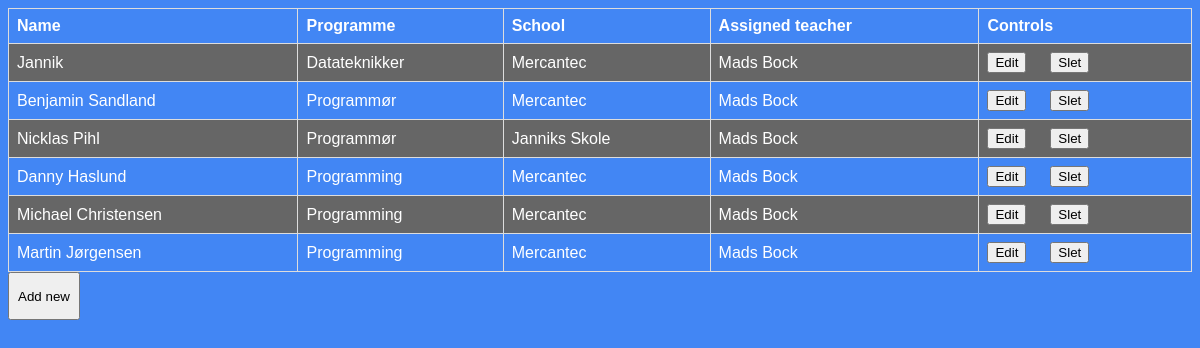
The app's page /students/students.php with its own data.
### tables this page shows
CREATE TABLE `students` 
( `id` int(11) NOT NULL,
  `name` varchar(255) DEFAULT NULL,
  `programme` varchar(255) DEFAULT NULL,
  `cardid` int(11) DEFAULT NULL,
  `school` varchar(255) DEFAULT NULL,
  `contact_teacher` varchar(255) DEFAULT NULL);

### students/students.php (the view, shortened to what this page needs)
<?php
require_once("../includes/conn.php");
$sql = "SELECT * FROM `students`";
$result = $conn->query($sql);
$line = "";
    $line .= "<table>";
    $line .= "<tr>";
    $line .= "<th>Name</th>";
    $line .= "<th>Programme</th>";
    $line .= "<th>School</th>";
    $line .= "<th>Assigned teacher</th>";
    $line .= "<th>Controls</th>";
    $line .= "</tr>";
while ($row = $result->fetch_assoc()) {
    $line .= "<tr>";
    $line .= "<td>".$row['name']."</td>";
    $line .= "<td>".$row['programme']."</td>";
    $line .= "<td>".$row['school']."</td>";
    $line .= "<td>".$row['contact_teacher']."</td>";
    $line .= "<td><button style='margin-right: 2vw;' onclick='window.location.href=\"editstudent.php?id=".$row['id']."\"'>Edit</button><button onclick='window.location.href=\"deletestudent.php?id=".$row['id']."\"'>Slet</button></td>";
    $line .= "</tr>";
}
$line .= "</table>";
$line .= "<button style='min-width: 6vw; min-height: 6vh;' onclick='window.location.href=\"newstudent.php\"'>Add new</button>";
?>
<html>
<head>
    <link rel="stylesheet" type="text/css" href="../includes/style.css">
</head>
<body style="background: rgb(66, 134, 244)">
    <div>
        <?php echo $line; ?>
    </div>
</body>
</html>

### includes/style.css (style rules this page uses)
table { font-family: arial, sans-serif; border-collapse: collapse; width: 100%; color: white; }
td, th { border: 1px solid #dddddd; text-align: left; padding: 8px; }
tr:nth-child(even) { background-color: #666666; }
body { background : rgb(66, 134, 244); }

### records on screen
students: name "Jannik", programme "Datateknikker", school "Mercantec", contact_teacher "Mads Bock"
students: name "Benjamin Sandland", programme "Programmør", school "Mercantec", contact_teacher "Mads Bock"
students: name "Nicklas Pihl", programme "Programmør", school "Janniks Skole", contact_teacher "Mads Bock"
students: name "Danny Haslund", programme "Programming", school "Mercantec", contact_teacher "Mads Bock"
students: name "Michael Christensen", programme "Programming", school "Mercantec", contact_teacher "Mads Bock"
students: name "Martin Jørgensen", programme "Programming", school "Mercantec", contact_teacher "Mads Bock"
